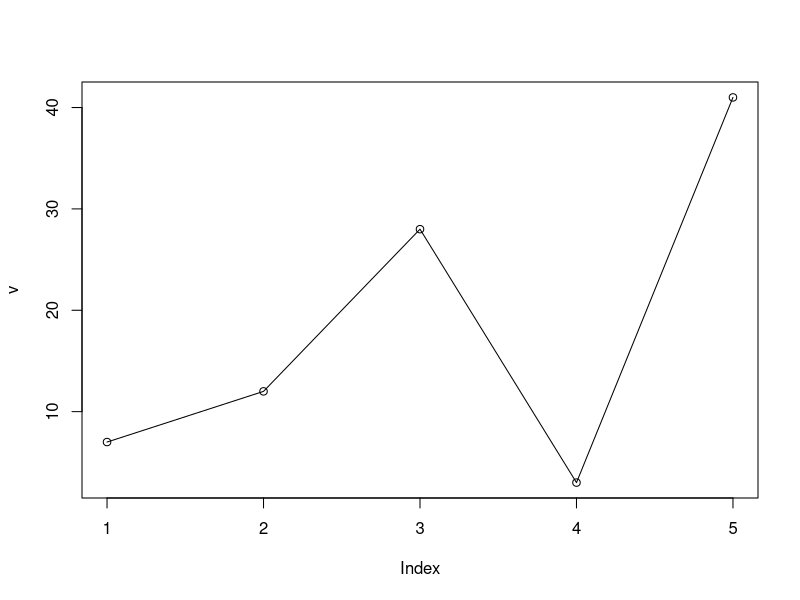
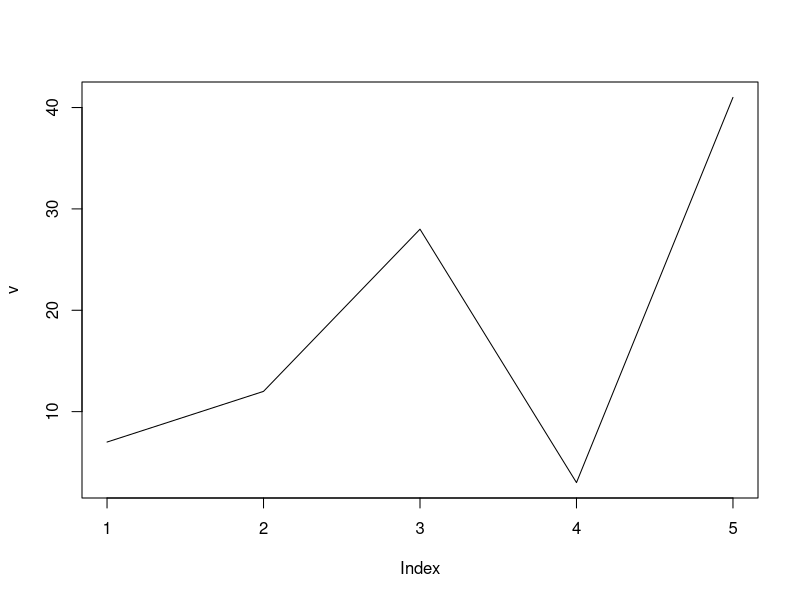
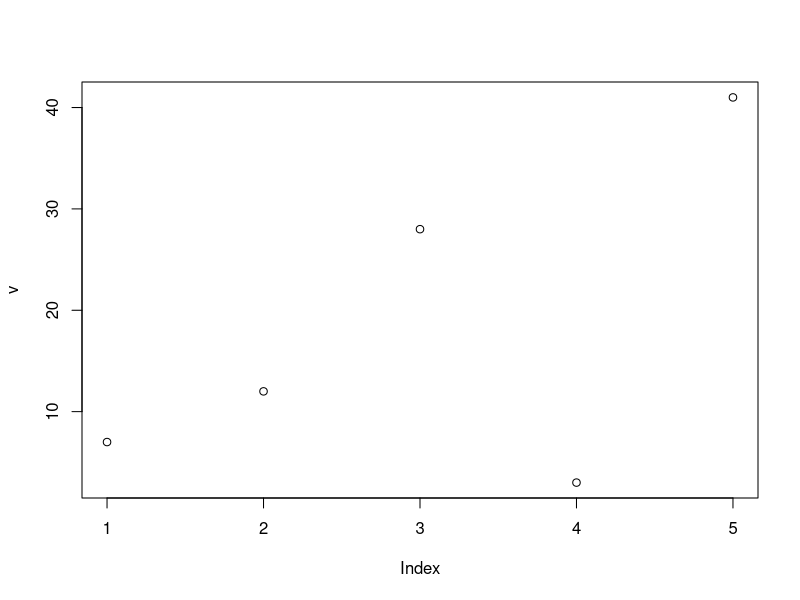
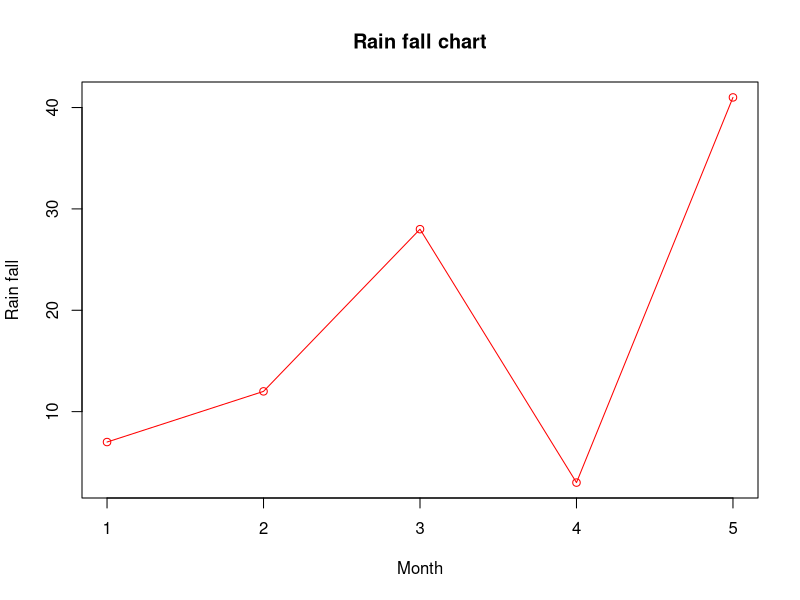
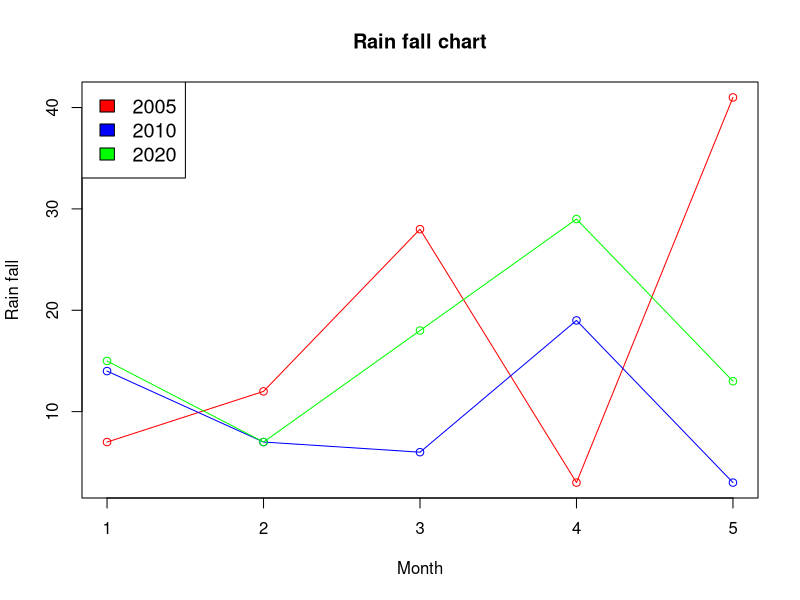
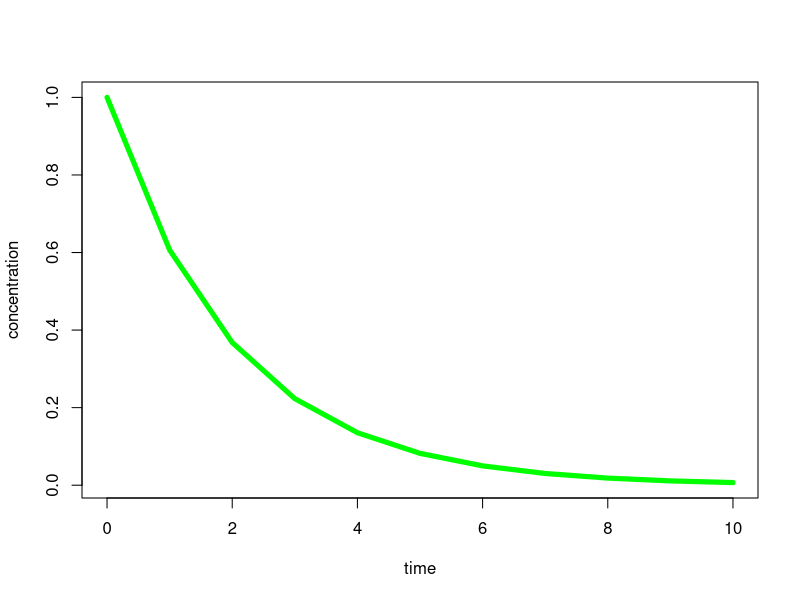
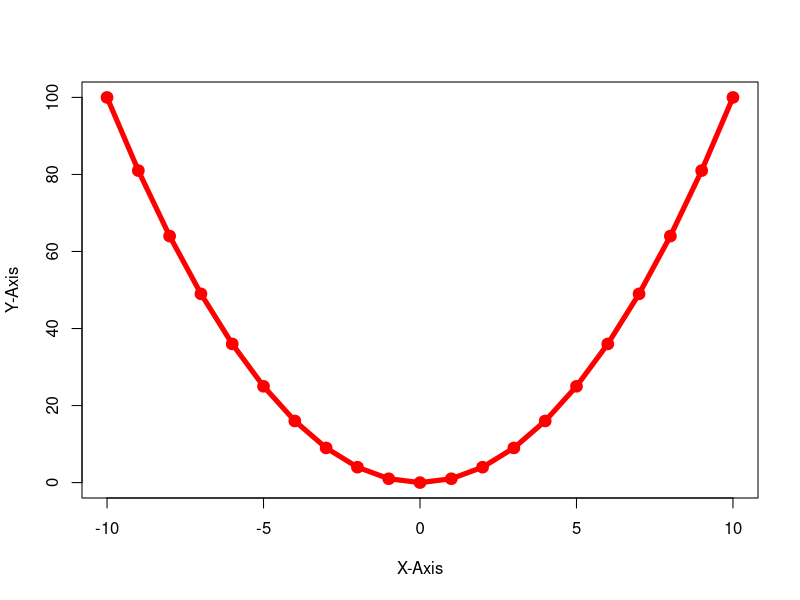
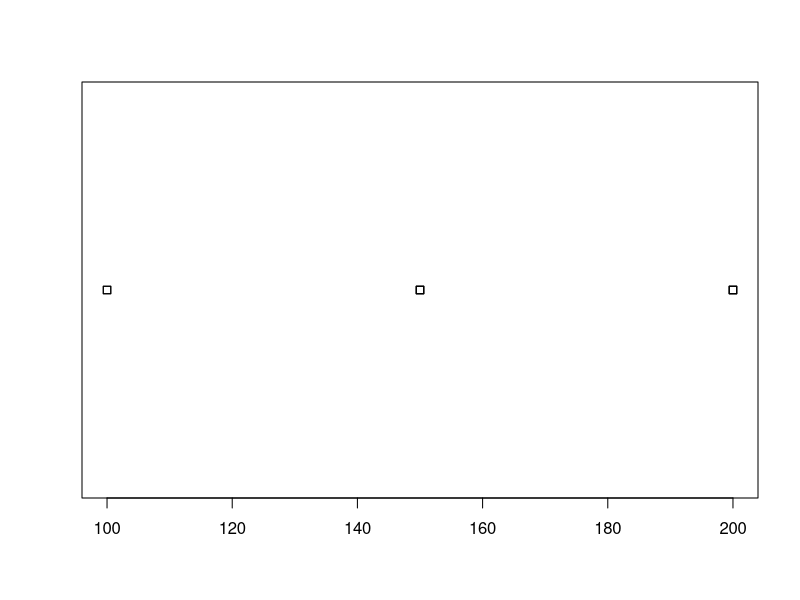

The R source for these figures, in order:
#A line chart is a graph that connects a series of points by drawing line segments between them. 
#These points are ordered in one of their coordinate (usually the x-coordinate) value. 
#Line charts are usually used in identifying the trends in data.

#The plot() function in R is used to create the line graph.

#Syntax
#The basic syntax to create a line chart in R is −

#plot(v,type,col,xlab,ylab)
#Following is the description of the parameters used −

#v is a vector containing the numeric values.

#type takes the value "p" to draw only the points, "l" to draw only the lines and "o" to draw both points and lines.

#xlab is the label for x axis.

#ylab is the label for y axis.

#main is the Title of the chart.

#col is used to give colors to both the points and lines.

#Example
#A simple line chart is created using the input vector and the type parameter as "O". 
#The below script will create and save a line chart in the current R working directory.

# Create the data for the chart.
v <- c(7,12,28,3,41)
print(v)
# Give the chart file a name.
#png(file = "line_chart.jpg")

# Plot the bar chart. 
plot(v,type = "o")

plot(v,type="l")

plot(v)
# Save the file.
#dev.off()
#When we execute the above code, it produces the following result −

#Line Chart Title, Color and Labels
#The features of the line chart can be expanded by using additional parameters.
#We add color to the points and lines, give a title to the chart and add labels to the axes.

#Example

# Create the data for the chart.
v <- c(7,12,28,3,41)

# Give the chart file a name.
#png(file = "line_chart_label_colored.jpg")

# Plot the bar chart.
plot(v,type = "o", col = "red", xlab = "Month", ylab = "Rain fall",
     main = "Rain fall chart")

# Save the file.
#dev.off()
#Multiple Lines in a Line Chart
#More than one line can be drawn on the same chart by using the lines()function.

#After the first line is plotted, the lines() function can use an additional vector as
#input to draw the second line in the chart,


# Create the data for the chart.
v <- c(7,12,28,3,41)#2005
t <- c(14,7,6,19,3)# 2010
b<-c(15,7,18,29,13)# 2020

# Give the chart file a name.
#png(file = "line_chart_2_lines.jpg")

# Plot the bar chart.
plot(v,type = "o",col = "red", xlab = "Month", ylab = "Rain fall", 
     main = "Rain fall chart")

lines(t, type = "o", col = "blue")
lines(b,type="o",col="green")
# Save the file.
#dev.off()
colors<-c("red","blue","green")
regions<-c("2005","2010","2020")
legend("topleft", regions, cex = 1.2, fill = colors)

#plot,lines,ylab,xlab,main,legend


t=0:10
z= exp(-t/2)

print(t)
print(z)


plot(t,z, type="l", col="green", lwd=5, xlab="time", ylab="concentration")

x=-10:10
y=x*x
print(x)
print(y)
plot(x,y,type="o",col="red",lwd=5,xlab="X-Axis",ylab="Y-Axis")
#lines(t, w, col="red", lwd=2)


setwd("e:/MCA/Unit III")

df<-read.csv("Combined.csv")
print(df)


df1=df["Basic"]
plot(df1)
v1<-df1[,]
print(v1)

plot(v1,type = "o",col = "red", xlab = "Persons", ylab = "Basic", 
     main = " Basic chart")

df1=df["SALARY"]
v2<-df1[,]
print(v2)

plot(v1,type = "o",col = "red", xlab = "Persons", ylab = "Basic", 
     main = " Basic chart")

lines(v2, type = "o", col = "blue")


plot(v2,type = "o",col = "red", xlab = "Persons", ylab = "Basic", 
     main = " Salary chart")


v<-df[,c("SALARY","Basic")]
print(v)
plot(SALARY~Basic,data=v,type='o',col=c("red","green"))
legend("topleft", c("Salary","Basic"), cex = 0.75, fill = c("red","green"))



# line chart is being to understand the comparative study among set of data

#plot(x, y, type = "l", lty = 1)
#lines(x, y, type = "l", lty = 1)

#x, y: coordinate vectors of points to join
#type: character indicating the type of plotting. Allowed values are:
#  “p” for points
#l” for lines
#“b” for both points and lines
#“c” for empty points joined by lines
#“o” for overplotted points and lines
#“s” and “S” for stair steps
#“n” does not produce any points or lines
#lty: line types. Line types can either be specified as an integer 
#(0=blank, 1=solid (default), 2=dashed, 3=dotted, 4=dotdash, 5=longdash, 6=twodash) 




# Create some variables
x <- 1:10
y1 <- x*x
y2  <- 2*x
y3<-3*x+1
print(x)
print(y1)
print(y2)

# Create a basic stair steps plot 
plot(x, y1, type = "S")
# Show both points and line
plot(x, y1, type = "b", pch = 19, 
     col = "red", xlab = "x", ylab = "y")


# Add a second line
lines(x, y2, pch = 18, col = "blue", type = "b", lty = 2)
lines(x, y3, pch = 18, col = "green", type = "b", lty = 2)
# Add a legend to the plot
legend("topleft", legend=c("Line 1", "Line 2","Line3"),
       col=c("red", "blue","green"), lty = 1:3, cex=0.8)


#plot(single),plot(two value),lines,legend,database
